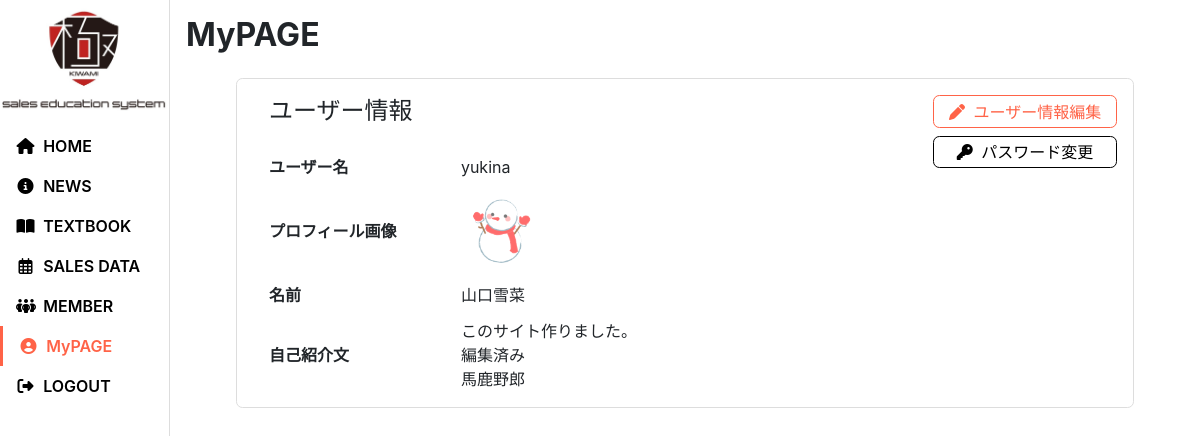
Screenshot of /users/ (signed in) with the database file from the repository.
### users/models.py (models this page shows, shortened)
class CustomUser(AbstractBaseUser, PermissionsMixin):
    username_validator  = UnicodeUsernameValidator()
    id          = models.UUIDField( default=uuid.uuid4, primary_key=True, editable=False )
    username    = models.CharField(
        _("username"),
        max_length=150,
        unique=True,
        help_text=_("Required. 150 characters or fewer. Letters, digits and @/./+/-/_ only."),
        validators=[username_validator],
        error_messages={
            "unique": _("A user with that username already exists.")
        },
    )
    handle_name = models.CharField(verbose_name="氏名", max_length=150) # 未入力可にするなら blank=True を追加
    email       = models.EmailField(_("email address"))
    is_staff    = models.BooleanField(
        _("staff status"),
        default=False,
        help_text=_("Designates whether the user can log into this admin site.")
    )
    is_active   = models.BooleanField(
        _("active"),
        default=True,
        help_text=_(
            "Designates whether this user should be treated as active. "
            "Unselect this instead of deleting accounts."
        ),
    )
    is_teacher  = models.BooleanField(verbose_name="講師", default=False)
    is_student  = models.BooleanField(verbose_name="生徒", default=True)
    icon            = models.ImageField(verbose_name="アイコン", upload_to="users/custom_user/icon/", null=True, blank=True)
    introduction    = models.CharField(verbose_name="自己紹介文", max_length=1000, null=True, blank=True)
    date_joined = models.DateTimeField(_("date joined"), default=timezone.now)
    objects     = UserManager()
    EMAIL_FIELD     = "email"
    USERNAME_FIELD  = "username"
    REQUIRED_FIELDS = ["email", "handle_name"] # createsuperuserしたときに入力を求められる項目を設定。デフォルトでusernameは入っている。
    class Meta:
        verbose_name        = _("user")
        verbose_name_plural = _("users")

### users/views.py (the view, shortened to what this page needs)
class IndexView(LoginRequiredMixin, View):
    def get(self, request, *args, **kwargs):
        return render(request, "users/index.html")

### templates/users/index.html (shortened to what this page needs)
{% extends "oneall/base.html" %}
{% load static %}
{% block extra_head %}
<link rel="stylesheet" href="{% static 'users/css/index.css' %}">
<link rel="stylesheet" href="{% static 'users/css/index-sp.css' %}">
<link rel="stylesheet" href="{% static 'oneall/css/modal_diagram.css' %}">
{% endblock %}
{% block main %}
<h1>MyPAGE</h1>
<section>
    <div class="user_data_list">
        <div class="user_data_header">
            <h2>ユーザー情報</h2>
            <div class="icons">
                <div class="edit_user_data">
                    <label class="modal_label" for="modal_chk">
                        <i class="fa-solid fa-pen"></i>
                        <span style="margin-left: 0.25rem;">ユーザー情報編集</span>
                    </label>
                </div>
                <div class="edit_password">
                    <a href="{% url 'account_reset_password' %}">
                        <i class="fa-solid fa-key"></i>
                        <span style="margin-left: 0.25rem;">パスワード変更</span>
                    </a>
                </div>
            </div>
        </div>
        <div class="user_data_body">
            <div class="user_data_label">ユーザー名</div>
            <div class="user_name user_data_content">{{ request.user.username }}</div>
        </div>
        <div class="user_data_body">
            <div class="user_data_label">プロフィール画像</div>
            <div class="user_icon user_data_content">
                {% if request.user.icon %}
                <img src="{{ request.user.icon.url }}" alt="アイコン画像">
                {% else %}
                <img src="{% static 'images/noimage.png' %}">
                {% endif %}
            </div>
        </div>
        <div class="user_data_body">
            <div class="user_data_label">名前</div>
            <div class="user_name user_data_content">{{ request.user.handle_name }}</div>
        </div>
        <div class="user_data_body">
            <div class="user_data_label">自己紹介文</div>
            <div class="user_introduction user_data_content">{{ request.user.introduction|linebreaksbr }}</div>
        </div>
    </div>
</section>
{% endblock %}

### static/oneall/css/base.css (style rules this page uses)
:root { --main-color: #FF6347; --pentad-color1: #FF6347; --pentad-color2: #FF47E3; --pentad-color3: #E3FF47; --pentad-color4: #47FFBF; --pentad-color5: #4788FF; --accent-color6: #FF6347; --tag-color: #777; --inactive-color: #bababa; --cancel-btn-color: #ddd; --text-color: #000; --border-color: rgb(221, 221, 221); }
@media screen and (min-width: 768px) { section { margin-top: 1.5rem; margin-bottom: 2.5rem; } }
@media screen and (min-width: 768px) { h1 { font-size: 2rem; font-weight: bold; margin-bottom: 1.5rem; } }
@media screen and (min-width: 768px) { h2 { font-size: 1.5rem; margin-bottom: 1rem; } }

### static/users/css/index.css (style rules this page uses)
@media screen and (min-width: 768px) { .user_data_list { border: solid 1px var(--border-color); border-radius: 0.4rem; margin: 1rem auto; padding: 1rem; width: 90%; position: relative; } }
@media screen and (min-width: 768px) { .user_data_list > div { display: flex; align-items: center; min-height: 3rem; margin-left: 1rem; } }
@media screen and (min-width: 768px) { .user_data_label { width: 12rem; padding: 0.5rem 0; font-weight: bold; } }
@media screen and (min-width: 768px) { .user_icon > img { margin: 0.5rem; display: block; width: 4rem; height: 4rem; border-radius: 50%; } }
@media screen and (min-width: 768px) { .icons { position: absolute; top: 1rem; right: 1rem; display: flex; flex-flow: column; } }
@media screen and (min-width: 768px) { .icons > div { border-radius: 0.4rem; padding: 0 0.5rem; display: flex; align-items: center; justify-content: center; width: 11.5rem; margin-bottom: 0.5rem; } }
@media screen and (min-width: 768px) { .edit_user_data { color: var(--main-color); border: solid 0.1rem var(--main-color); } }
@media screen and (min-width: 768px) { .edit_password { border: solid 0.1rem black; } }
@media screen and (min-width: 768px) { .icons > div > label { padding: 0.2rem; margin: 0; } }
@media screen and (min-width: 768px) { .icons > div > a { padding: 0.2rem; margin: 0; color: black; } }

### static/oneall/css/modal_diagram.css (style rules this page uses)
.modal_label { cursor: pointer; }

### rows the page displays
CustomUser: user.username "yukina", user.icon (picture), user.handle_name "山口雪菜", user.introduction "このサイト作りました。 編集済み 馬鹿野郎"
